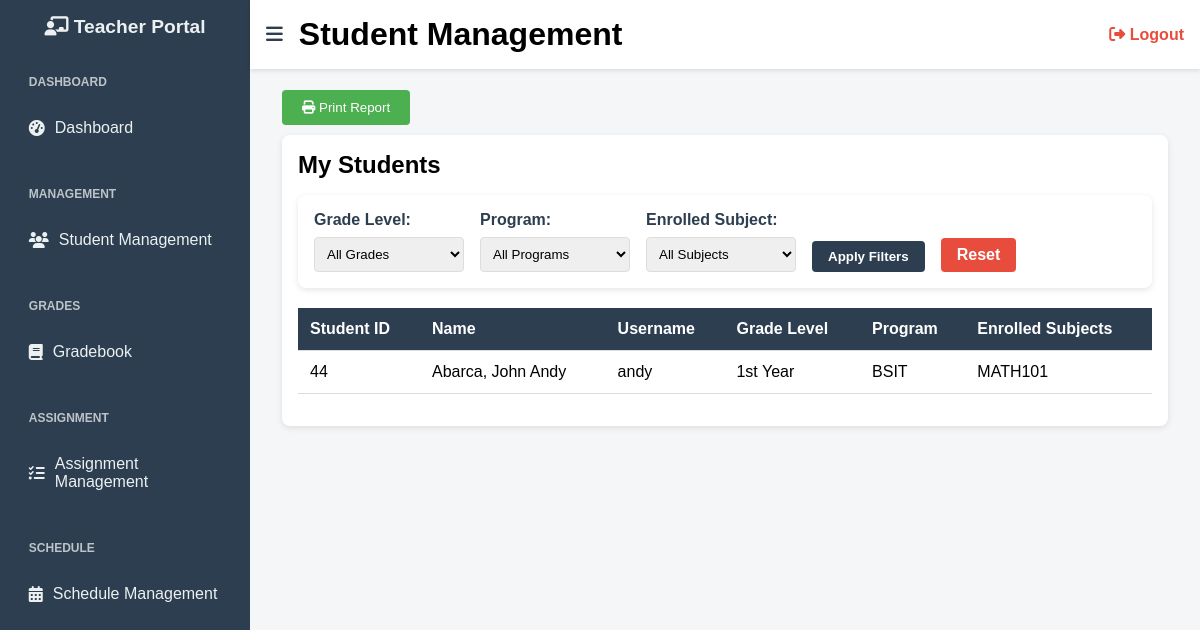
Screenshot of /student_management.php (signed in) with the database file from the repository.
### tables this page shows
CREATE TABLE `students` (
  `id` int(11) NOT NULL,
  `lastname` varchar(100) DEFAULT NULL,
  `firstname` varchar(100) DEFAULT NULL,
  `middlename` varchar(100) DEFAULT NULL,
  `dob` date DEFAULT NULL,
  `gender` varchar(10) DEFAULT NULL,
  `email` varchar(150) DEFAULT NULL,
  `phone` varchar(20) DEFAULT NULL,
  `address` text DEFAULT NULL,
  `grade_level` varchar(50) DEFAULT NULL,
  `program` varchar(100) DEFAULT NULL,
  `previous_school` varchar(150) DEFAULT NULL,
  `enrollment_date` date DEFAULT NULL,
  `student_type` varchar(20) DEFAULT NULL,
  `parent_name` varchar(150) DEFAULT NULL,
  `parent_relationship` varchar(50) DEFAULT NULL,
  `parent_phone` varchar(20) DEFAULT NULL,
  `username` varchar(100) DEFAULT NULL,
  `password` varchar(255) DEFAULT NULL,
  `created_at` timestamp NOT NULL DEFAULT current_timestamp(),
  `role` varchar(50) DEFAULT 'student',
  `balance` decimal(10,2) DEFAULT 0.00,
  `grade` varchar(10) DEFAULT NULL,
  `approval_status` enum('pending','approved','rejected') DEFAULT 'pending'
);

### student_management.php (the view, shortened to what this page needs)
<?php
include('db_connect.php');
$grade_level_filter = isset($_GET['grade_level']) ? $_GET['grade_level'] : '';
$program_filter = isset($_GET['program']) ? $_GET['program'] : '';
$subject_filter = isset($_GET['subject']) ? $_GET['subject'] : '';
function getStudents($grade_level = '', $program = '', $subject = '') {
    global $conn;
    $teacher_id = $_SESSION['teacher_id'];
    $check_sql = "SELECT COUNT(*) as count FROM class_schedules WHERE teacher_id = ?";
    $check_stmt = $conn->prepare($check_sql);
    $check_stmt->bind_param("i", $teacher_id);
    $check_stmt->execute();
    $check_result = $check_stmt->get_result();
    $schedule_count = $check_result->fetch_assoc()['count'];
    $enroll_check_sql = "SELECT COUNT(*) as count FROM enrollments WHERE teacher_id = ?";
    $enroll_check_stmt = $conn->prepare($enroll_check_sql);
    $enroll_check_stmt->bind_param("i", $teacher_id);
    $enroll_check_stmt->execute();
    $enroll_result = $enroll_check_stmt->get_result();
    $enrollment_count = $enroll_result->fetch_assoc()['count'];
    $sql = "SELECT DISTINCT s.id, s.firstname, s.lastname, s.username, s.grade_level, s.program,
                   GROUP_CONCAT(DISTINCT sub.subject_code) as enrolled_subjects
            FROM students s
            INNER JOIN enrollments e ON s.id = e.student_id
            INNER JOIN subjects sub ON e.subject_id = sub.id
            WHERE (e.teacher_id = ? OR EXISTS (
                SELECT 1 FROM class_schedules cs
                WHERE cs.subject_id = sub.id AND cs.teacher_id = ?
            ))";
    $sql .= " GROUP BY s.id, s.firstname, s.lastname, s.username, s.grade_level, s.program";
    $stmt = $conn->prepare($sql);
    $param_types = "ii";
    $param_values = [$teacher_id, $teacher_id];
    $stmt->bind_param($param_types, ...$param_values);
    $stmt->execute();
    $result = $stmt->get_result();
    $students = [];
    if ($result->num_rows > 0) {
        while ($row = $result->fetch_assoc()) {
            $students[] = [
                'id' => $row['id'],
                'firstname' => $row['firstname'],
                'lastname' => $row['lastname'],
                'username' => $row['username'],
                'grade_level' => $row['grade_level'],
                'program' => $row['program'],
                'enrolled_subjects' => $row['enrolled_subjects']
            ];
        }
    }
    return $students;
}
$students = getStudents($grade_level_filter, $program_filter, $subject_filter);
?>
<!DOCTYPE html>
<html lang="en">
<head>
    <link rel="stylesheet" href="https://cdnjs.cloudflare.com/ajax/libs/font-awesome/6.4.0/css/all.min.css" />
</head>
<body>
<div class="sidebar" id="sidebar">
    <h2><i class="fas fa-chalkboard-teacher"></i> <span>Teacher Portal</span></h2>
    <ul>
      <li class="section-title">Dashboard</li>
      <li><a href="teacher_portal.php"><i class="fas fa-tachometer-alt"></i> <span>Dashboard</span></a></li>
      <li class="section-title">Management</li>
      <li><a href="student_management.php"><i class="fas fa-users"></i> <span>Student Management</span></a></li>
      <li class="section-title">Grades</li>
      <li><a href="gradebook.php"><i class="fas fa-book"></i> <span>Gradebook</span></a></li>
      <li class="section-title">Assignment</li>
      <li><a href="assignment_management.php"><i class="fas fa-tasks"></i> <span>Assignment Management</span></a></li>
      <li class="section-title">Schedule</li>
      <li><a href="teacher_schedule.php"><i class="fas fa-calendar-alt"></i> <span>Schedule Management</span></a></li>
    </ul>
</div>
<div class="topbar" id="topbar">
    <button class="toggle-btn" onclick="toggleSidebar()">
        <i class="fas fa-bars"></i>
    </button>
    <h1>Student Management</h1>
    <a href="logout.php" class="logout-btn">
        <i class="fas fa-sign-out-alt"></i> Logout
    </a>
</div>
<div class="content" id="content">
    <button class="print-btn" onclick="printContent('student-management-content', 'Student Management Report')">
        <i class="fas fa-print"></i> Print Report
    </button>
    <div id="student-management-content">
        <div class="manage-table">
            <h2>My Students</h2>
            <div class="filters">
                <form method="GET" class="filter-form">
                    <div class="filter-group">
                        <label for="grade_level">Grade Level:</label>
                        <select name="grade_level" id="grade_level">
                            <option value="">All Grades</option>
                        </select>
                    </div>
                    <div class="filter-group">
                        <label for="program">Program:</label>
                        <select name="program" id="program">
                            <option value="">All Programs</option>
                        </select>
                    </div>
                    <div class="filter-group">
                        <label for="subject">Enrolled Subject:</label>
                        <select name="subject" id="subject">
                            <option value="">All Subjects</option>
                        </select>
                    </div>
                    <button type="submit" class="filter-btn">Apply Filters</button>
                    <a href="student_management.php" class="reset-btn">Reset</a>
                </form>
            </div>
            <table class="students-table">
                <thead>
                    <tr>
                        <th>Student ID</th>
                        <th>Name</th>
                        <th>Username</th>
                        <th>Grade Level</th>
                        <th>Program</th>
                        <th>Enrolled Subjects</th>
                    </tr>
                </thead>
                <tbody>
                    <?php foreach ($students as $student): ?>
                    <tr>
                        <td><?php echo htmlspecialchars($student['id']); ?></td>
                        <td><?php echo htmlspecialchars($student['lastname'] . ', ' . $student['firstname']); ?></td>
                        <td><?php echo htmlspecialchars($student['username']); ?></td>
                        <td><?php echo htmlspecialchars($student['grade_level']); ?></td>
                        <td><?php echo htmlspecialchars($student['program']); ?></td>
                        <td><?php echo htmlspecialchars($student['enrolled_subjects']); ?></td>
                    </tr>
                    <?php endforeach; ?>
                </tbody>
            </table>
        </div>
    </div>
</div>
</body>
</html>

### student_management.php (style rules this page uses)
* { box-sizing: border-box; margin: 0; padding: 0; }
body { font-family: Arial, sans-serif; display: flex; min-height: 100vh; background-color: #f4f6f8; }
.sidebar { width: 250px; background-color: #2c3e50; color: #ecf0f1; padding-top: 1rem; flex-shrink: 0; overflow: hidden; transition: all 0.3s ease; }
.sidebar h2 { text-align: center; margin-bottom: 1rem; font-size: 1.2rem; }
.sidebar ul { list-style: none; padding: 0 1rem; }
.sidebar li { padding: 0.8rem; cursor: pointer; transition: background-color 0.2s; display: flex; align-items: center; gap: 10px; }
.sidebar .section-title { font-weight: bold; font-size: 0.75rem; margin-top: 1.5rem; margin-bottom: 0.3rem; color: #bdc3c7; text-transform: uppercase; }
.sidebar li a { text-decoration: none; color: inherit; display: flex; align-items: center; gap: 10px; width: 100%; }
.topbar { position: fixed; left: 250px; right: 0; top: 0; background-color: #fff; padding: 1rem; box-shadow: 0 2px 4px rgba(0,0,0,0.1); z-index: 999; display: flex; align-items: center; gap: 1rem; transition: left 0.3s ease; }
.toggle-btn { font-size: 1.2rem; cursor: pointer; background: none; border: none; color: #2c3e50; }
.logout-btn { margin-left: auto; text-decoration: none; color: #e74c3c; font-weight: bold; font-size: 1rem; }
.content { flex-grow: 1; padding: 5rem 2rem 2rem 2rem; transition: all 0.3s ease; }
.manage-table { background: #fff; border-radius: 0.5rem; padding: 1rem; box-shadow: 0 2px 6px rgba(0,0,0,0.1); overflow-x: auto; }
h2 { margin-bottom: 1rem; }
table { width: 100%; border-collapse: collapse; margin-bottom: 1rem; }
th, td { padding: 0.75rem; border-bottom: 1px solid #eee; text-align: left; }
th { background: #2c3e50; color: white; }
table.students-table { width: 100%; border-collapse: collapse; margin-top: 20px; }
table.students-table th, table.students-table td { padding: 12px; text-align: left; border-bottom: 1px solid #ddd; }
table.students-table th { background-color: #2c3e50; color: #fff; font-weight: bold; }
table.students-table tr { background-color: #fff; }
.filters { background: #fff; padding: 1rem; border-radius: 0.5rem; margin-bottom: 1rem; box-shadow: 0 2px 6px rgba(0,0,0,0.1); }
.filter-form { display: flex; gap: 1rem; align-items: flex-end; flex-wrap: wrap; }
.filter-group { display: flex; flex-direction: column; gap: 0.5rem; }
.filter-group label { font-weight: bold; color: #2c3e50; }
.filter-group select { padding: 0.5rem; border: 1px solid #ddd; border-radius: 0.25rem; min-width: 150px; }
.filter-btn, .reset-btn { padding: 0.5rem 1rem; border: none; border-radius: 0.25rem; cursor: pointer; font-weight: bold; }
.filter-btn { background-color: #2c3e50; color: white; }
.reset-btn { background-color: #e74c3c; color: white; text-decoration: none; display: inline-block; }
.print-btn { background-color: #4CAF50; color: white; padding: 10px 20px; border: none; border-radius: 4px; cursor: pointer; margin: 10px 0; }

### rows the page displays
students: id "44", lastname+firstname "Abarca, John Andy", username "andy", grade_level "1st Year", program "BSIT", enrolled_subjects "MATH101"
